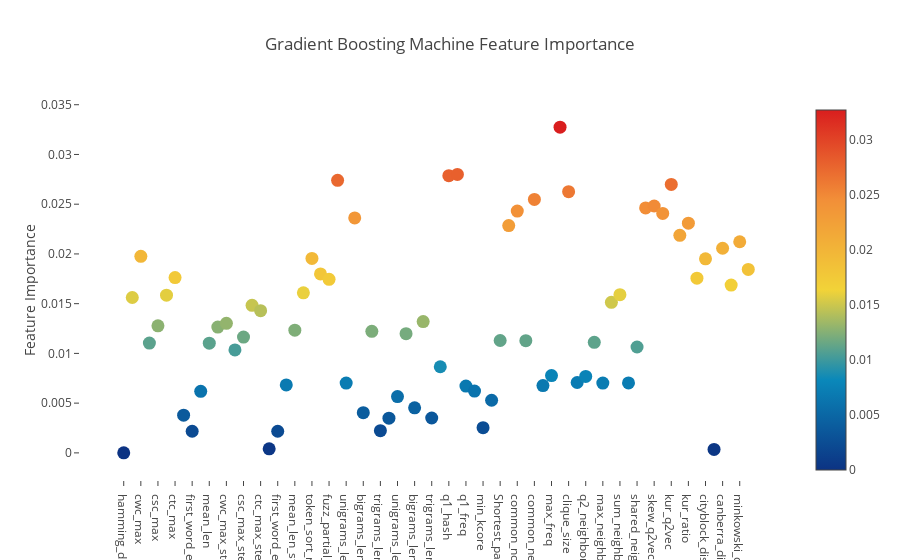

This figure's notebook cell:
### Code cell
from sklearn.ensemble import GradientBoostingClassifier
gb = GradientBoostingClassifier(n_estimators=150, max_depth=10, min_samples_leaf=5, max_features=10, random_state=0)
gb.fit(X_train,Y)
print("----- Training Done -----Printing Score")
print(gb.score(X_train,Y))
fi(gb,'Gradient Boosting Machine')

### Figure 1 — Plotly figure (JSON) as saved in the notebook; plotly's stock layout.template omitted (floating-point values rounded to 4 significant figures)
{"data": [{"marker": {"color": [7.855e-09, 0.01562, 0.01976, 0.01104, 0.01278, 0.01585, 0.01762, 0.003791, 0.002174, 0.00619, 0.01103, 0.01265, 0.01302, 0.01035, 0.01164, 0.01484, 0.0143, 0.0004045, 0.002174, 0.006835, 0.01233, 0.01609, 0.01954, 0.018, 0.01744, 0.02741, 0.007014, 0.02362, 0.004041, 0.01222, 0.002233, 0.003488, 0.00566, 0.01199, 0.00453, 0.0132, 0.003506, 0.008656, 0.02787, 0.02799, 0.006716, 0.00621, 0.002533, 0.00529, 0.0113, 0.02285, 0.02431, 0.01128, 0.02548, 0.006762, 0.007767, 0.03275, 0.02626, 0.007076, 0.007688, 0.01112, 0.007019, 0.01513, 0.0159, 0.007028, 0.01064, 0.02463, 0.02482, 0.02407, 0.02698, 0.02187, 0.02309, 0.01757, 0.0195, 0.0003511, 0.02057, 0.01687, 0.02122, 0.01845], "colorscale": "Portland", "showscale": true, "size": 13, "sizemode": "diameter", "sizeref": 1}, "mode": "markers", "text": ["hamming_distance", "cwc_min", "cwc_max", "csc_min", "csc_max", "ctc_min", "ctc_max", "last_word_eq", "first_word_eq", "abs_len_diff", "mean_len", "cwc_min_stem", "cwc_max_stem", "csc_min_stem", "csc_max_stem", "ctc_min_stem", "ctc_max_stem", "last_word_eq_stem", "first_word_eq_stem", "abs_len_diff_stem", "mean_len_stem", "token_set_ratio", "token_sort_ratio", "fuzz_ratio", "fuzz_partial_ratio", "longest_substr_ratio", "unigrams_len", "unigrams_ratio", "bigrams_len", "bigrams_ratio", "trigrams_len", "trigrams_ratio", "unigrams_len_stem", "unigrams_ratio_stem", "bigrams_len_stem", "bigrams_ratio_stem", "trigrams_len_stem", "trigrams_ratio_stem", "q1_hash", "q2_hash", "q1_freq", "q2_freq", "min_kcore", "max_kcore", "Shortest_path", "common_nofn_ratio", "common_nofn_count", "common_neighbor_count", "common_neighbor_ratio", "min_freq", "max_freq", "pagerank_ratio", "clique_size", "q1_neighbor_count", "q2_neighbor_count", "min_neighbor_count", "max_neighbor_count", "mean_neighbor_count", "sum_neighbor_count", "diff_neighbor_count", "shared_neighbor_count", "skew_q1vec", "skew_q2vec", "kur_q1vec", "kur_q2vec", "skew_ratio", "kur_ratio", "cosine_distance", "cityblock_distance", "jaccard_distance", "canberra_distance", "euclidean_distance", "minkowski_distance", "braycurtis_distance"], "type": "scatter", "x": ["hamming_distance", "cwc_min", "cwc_max", "csc_min", "csc_max", "ctc_min", "ctc_max", "last_word_eq", "first_word_eq", "abs_len_diff", "mean_len", "cwc_min_stem", "cwc_max_stem", "csc_min_stem", "csc_max_stem", "ctc_min_stem", "ctc_max_stem", "last_word_eq_stem", "first_word_eq_stem", "abs_len_diff_stem", "mean_len_stem", "token_set_ratio", "token_sort_ratio", "fuzz_ratio", "fuzz_partial_ratio", "longest_substr_ratio", "unigrams_len", "unigrams_ratio", "bigrams_len", "bigrams_ratio", "trigrams_len", "trigrams_ratio", "unigrams_len_stem", "unigrams_ratio_stem", "bigrams_len_stem", "bigrams_ratio_stem", "trigrams_len_stem", "trigrams_ratio_stem", "q1_hash", "q2_hash", "q1_freq", "q2_freq", "min_kcore", "max_kcore", "Shortest_path", "common_nofn_ratio", "common_nofn_count", "common_neighbor_count", "common_neighbor_ratio", "min_freq", "max_freq", "pagerank_ratio", "clique_size", "q1_neighbor_count", "q2_neighbor_count", "min_neighbor_count", "max_neighbor_count", "mean_neighbor_count", "sum_neighbor_count", "diff_neighbor_count", "shared_neighbor_count", "skew_q1vec", "skew_q2vec", "kur_q1vec", "kur_q2vec", "skew_ratio", "kur_ratio", "cosine_distance", "cityblock_distance", "jaccard_distance", "canberra_distance", "euclidean_distance", "minkowski_distance", "braycurtis_distance"], "y": [7.855e-09, 0.01562, 0.01976, 0.01104, 0.01278, 0.01585, 0.01762, 0.003791, 0.002174, 0.00619, 0.01103, 0.01265, 0.01302, 0.01035, 0.01164, 0.01484, 0.0143, 0.0004045, 0.002174, 0.006835, 0.01233, 0.01609, 0.01954, 0.018, 0.01744, 0.02741, 0.007014, 0.02362, 0.004041, 0.01222, 0.002233, 0.003488, 0.00566, 0.01199, 0.00453, 0.0132, 0.003506, 0.008656, 0.02787, 0.02799, 0.006716, 0.00621, 0.002533, 0.00529, 0.0113, 0.02285, 0.02431, 0.01128, 0.02548, 0.006762, 0.007767, 0.03275, 0.02626, 0.007076, 0.007688, 0.01112, 0.007019, 0.01513, 0.0159, 0.007028, 0.01064, 0.02463, 0.02482, 0.02407, 0.02698, 0.02187, 0.02309, 0.01757, 0.0195, 0.0003511, 0.02057, 0.01687, 0.02122, 0.01845]}], "layout": {"autosize": true, "hovermode": "closest", "showlegend": false, "title": "Gradient Boosting Machine Feature Importance", "xaxis": {"showgrid": false, "showline": false, "ticklen": 5, "zeroline": false}, "yaxis": {"gridwidth": 2, "showgrid": false, "ticklen": 5, "title": "Feature Importance", "zeroline": false}}}
